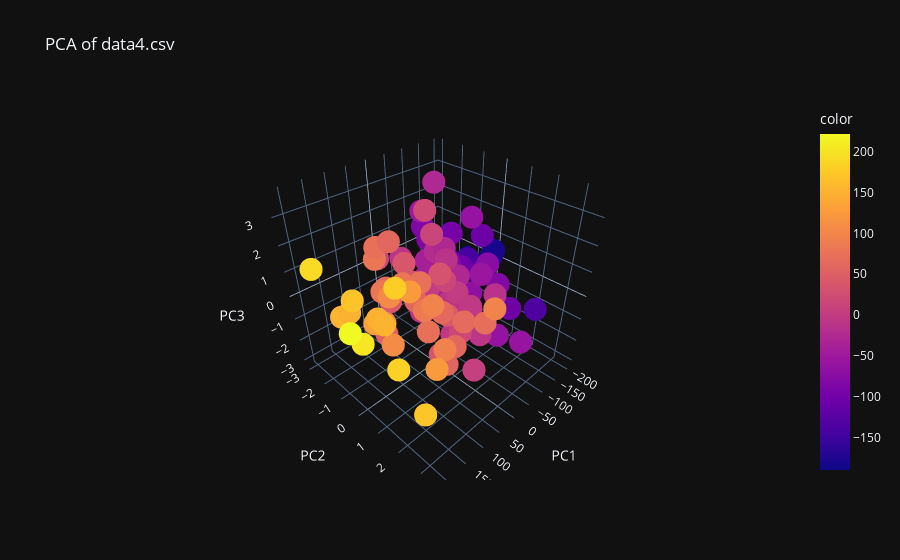

Notebook code for this chart:
### Code cell
pca = PCA(n_components=3)
X_pca = pca.fit_transform(df)

fig = px.scatter_3d(
    x=X_pca[:, 0],
    y=X_pca[:, 1],
    z=X_pca[:, 2],
    color=df['y'],
    labels={'x': 'PC1', 'y': 'PC2', 'z': 'PC3'},
    title='PCA of data4.csv'
)
fig.show()
